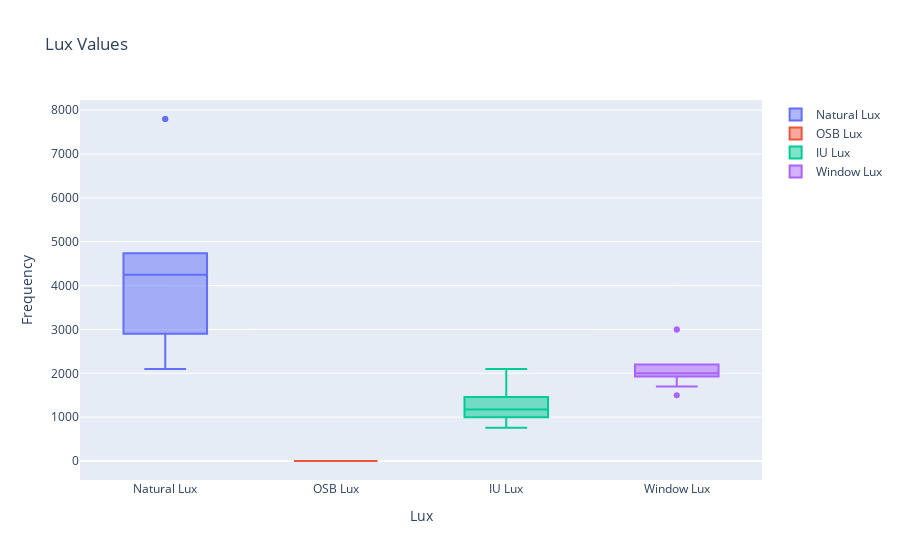

Here is the notebook cell this chart was saved with:
### Code cell
# Create a box and whisker plot for the lux values
fig = go.Figure()
fig.add_trace(go.Box(y=lux["natural_lux"], name="Natural Lux"))
fig.add_trace(go.Box(y=lux["osb_lux"], name="OSB Lux"))
fig.add_trace(go.Box(y=lux["iu_lux"], name="IU Lux"))
fig.add_trace(go.Box(y=lux["window_lux"], name="Window Lux"))
fig.update_layout(
    title_text="Lux Values",
    xaxis_title_text="Lux",
    yaxis_title_text="Frequency",
    bargap=0.2,  # gap between bars of adjacent location coordinates.
    bargroupgap=0.1,  # gap between bars of the same location coordinate.
)

### Figure 1 — Plotly figure (JSON) as saved in the notebook; plotly's stock layout.template omitted (floating-point values rounded to 4 significant figures)
{"data": [{"name": "Natural Lux", "type": "box", "y": [2500, 7800, 7800, 4350, 2100, 4300, 4740, 2900, 4200, 3700]}, {"name": "OSB Lux", "type": "box", "y": [0, 0, 0, 0, 0, 0, 0, 0, 0, 0]}, {"name": "IU Lux", "type": "box", "y": [1000, 2100, 1500, 1050, 760, 1030, 1460, 990, 1450, 1300]}, {"name": "Window Lux", "type": "box", "y": [1500, 3000, 3000, 1700, 2000, 2000, 2200, 2200, 1930, 1930]}], "layout": {"bargap": 0.2, "bargroupgap": 0.1, "title": {"text": "Lux Values"}, "xaxis": {"title": {"text": "Lux"}}, "yaxis": {"title": {"text": "Frequency"}}}}
